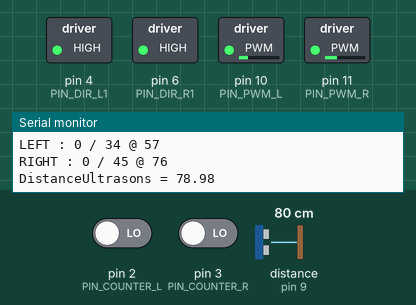
This sketch was run on a simulated Arduino Uno, built with avr-gcc and run on an emulated ATmega328P. Shown: switched loads named in the sketch (green lamp = pin HIGH), the last lines printed to the serial monitor. Wiring (inferred from the names in the program): ultrasonic range finder: trigger pin 8; echo pin 9. The inputs (shaded band) are chosen by the test bench; at power-on: distance to the obstacle (sensor on pin 9) 80 cm, pin 2 (PIN_COUNTER_L) LOW, pin 3 (PIN_COUNTER_R) LOW. The echo pulse lasts 58.3 µs per cm; pins used as bus, display or sensor lines are not drawn.

Above: at 1.2 s.
1.3 s: distance to the obstacle (sensor on pin 9) set to 17 cm
2.8 s: distance to the obstacle (sensor on pin 9) set to 14 cm
At 4.5 s:
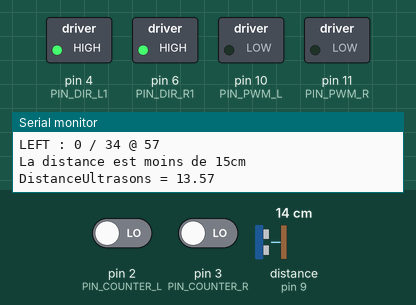
9.3 s: distance to the obstacle (sensor on pin 9) set to 18 cm
At 10.1 s:
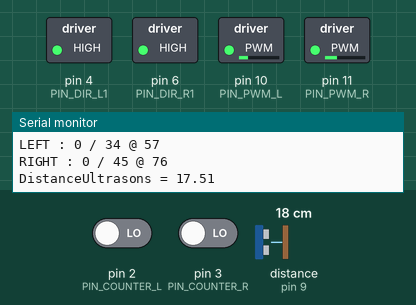
Timing chart, 0 to 12.2 s (numbered marks = the images above; inputs shaded):
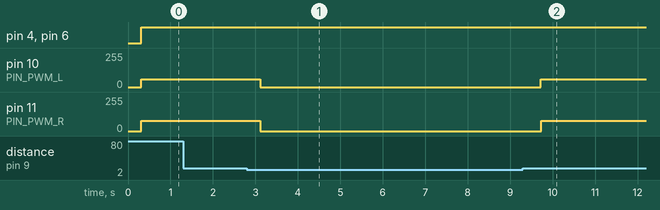

The sketch:

Communications.ino
```cpp
// Configuration
#define BUFFER_SIZE 32
#define I2C_ADDRESS 8

// Debug
#define DEBUG
#ifdef DEBUG
 #define DEBUG_PRINT(x)  Serial.print (x)
 #define DEBUG_PRINTLN(x)  Serial.println (x)
#else
 #define DEBUG_PRINT(x)
#endif

#include <Wire.h>

// Variables globales
char buffer_receive[BUFFER_SIZE];
char buffer_send[BUFFER_SIZE];
int sofar;

void Communications_setup() {
  #ifdef DEBUG
    Serial.begin(9600);
    while (!Serial);
    Serial.println("Debug started");
  #endif

  Wire.begin(I2C_ADDRESS);
  Wire.onRequest(wireSendEvent);
  Wire.onReceive(wireReceiveEvent);
}

float parseNumber(char code,float fallback) {
  char *ptr=buffer_receive;
  while(ptr && *ptr && ptr<buffer_receive+sofar) {
    if(*ptr==code) {
      return atof(ptr+1);
    }
    ptr=strchr(ptr,' ')+1;
  }
  return fallback;
}

bool parsePresent(char code) {
  char *ptr=buffer_receive;
  while(ptr && *ptr && ptr<buffer_receive+sofar) {
    if(*ptr==code) {
      return 1;
    }
    ptr=strchr(ptr,' ')+1;
  }
  return 0;
}

void processCommand() {
  long cmd;

  // Commandes F
  cmd = parseNumber('F',-1);
  switch(cmd) {
    case  1: { // F1 : se déplacer
      // Ex : F1 R999999.99 L999999.99 S999
      doMove(parseNumber('R', 0), parseNumber('L', 0), parseNumber('S', 0));
      break;
      }
    default:  break;
  }

  // Commandes Q
  cmd = parseNumber('Q',-1);
  switch(cmd) {
    case 1: { // Q1 : Demande de position
      getPosition(parsePresent('R'), parsePresent('L'));
      break;
    }
    case 2: { // Q2 : Demande d'information des capteurs
      getSensors(parsePresent('A'), parsePresent('B'), parsePresent('C'), parsePresent('D'));
      break;
    }
    default:  break;
  }
}

void getPosition(bool R, bool L) {
  DEBUG_PRINT("You asked for position ");
  if(R) DEBUG_PRINT("right ");
  if(L) DEBUG_PRINT("left ");
  DEBUG_PRINTLN();

  wireSend("Q1 R42 L42");
}

void getSensors(bool A, bool B, bool C, bool D) {
  DEBUG_PRINT("You asked for sensors ");
  if(A) DEBUG_PRINT("A ");
  if(B) DEBUG_PRINT("B ");
  if(C) DEBUG_PRINT("C ");
  if(D) DEBUG_PRINT("D ");
  DEBUG_PRINTLN();

  wireSend("Q2 A1 C3");
}

void wireReceiveEvent(int howMany) {
  DEBUG_PRINT("Receiving on I2C : ");
  char c;
  if(Wire.available() > 0) {
    while(Wire.available() > 0) {
      c = Wire.read();
      if(sofar<127) buffer_receive[sofar++] = c;
      if(c=='\n') {
        buffer_receive[sofar]=0;
        DEBUG_PRINTLN(buffer_receive);
        processCommand();
        sofar = 0;
      }
    }
  }
}

void wireSend(char* str) {
  strncpy(buffer_send, str, 32);
  strncat(buffer_send, "\n", 32);
}

void wireSendEvent() {
  Wire.write(buffer_send);
}
```

Moteurs-Communication.ino
```cpp
void setup() {
  Communications_setup();
  Moteurs_setup();

  doMove(20.0, 15.0, 30); // 2 distances en cm et la vitesse de 0-255
}

void loop() {
  Moteurs_loop();
}
```

Moteurs.ino
```cpp
// Définition des pins Arduino
#define PIN_DIR_L1 4 // Sélecteur de direction 1 du moteur L
#define PIN_PWM_L 10 // PWM pour régler la vitesse du moteur L
#define PIN_DIR_R1 6 // Sélecteur de direction 1 du moteur R
#define PIN_PWM_R 11 // PWM pour régler la vitesse du moteur R
#define PIN_COUNTER_L 2 // Roue codeuse du moteur L
#define PIN_COUNTER_R 3 // Roue codeuse du moteur R
#define PIN_ULTRASONS_TRIG 8 // Capteur ultrasons
#define PIN_ULTRASONS_ECHO 9 // Capteur ultrasons

// Autres constantes
#define CM_TO_COUNT_RATIO 0.44 // Nombre de centimètres par compte des roues codeuses
#define FORWARD 1
#define BACKWARD 0
#define SPEEDSOUND 340 // Vitesse du son en m/s
// Variables globales
long comptL = 0;
long comptR = 0;
bool lastComptL = LOW;
bool lastComptR = LOW;
long comptTargetL = 0;
long comptTargetR = 0;

int directionL = FORWARD;
int directionR = FORWARD;
int speedL;
int speedR ;


float distUS;

// Moteurs_setup doit être appelé dans le setup() de l'Arduino pour configurer le module moteurs
void Moteurs_setup() {
  pinMode(PIN_DIR_L1, OUTPUT);
  pinMode(PIN_PWM_L, OUTPUT);

  pinMode(PIN_DIR_R1, OUTPUT);
  pinMode(PIN_PWM_R, OUTPUT);

  pinMode(PIN_COUNTER_L, INPUT);
  pinMode(PIN_COUNTER_R, INPUT);

  pinMode(PIN_ULTRASONS_TRIG,OUTPUT);
  pinMode(PIN_ULTRASONS_ECHO, INPUT);

}

// Moteurs_loop doit être appelé dans le loop() de l'Arduino pour gérer le module moteurs
void Moteurs_loop() {
  roueCodeuse();
  motorManagement();
  ultrasons();
}

// regulateMotors se charge de réguler la vitesse des moteurs pour atteindre l'objectif de distance fixé
void motorManagement() {
  DEBUG_PRINT("LEFT : ");
  DEBUG_PRINT(comptL);
  DEBUG_PRINT(" / ");
  DEBUG_PRINT(comptTargetL);
  DEBUG_PRINT(" @ ");
  DEBUG_PRINTLN(speedL);
  if (distUS > 15){

  //analogWrite(PIN_PWM_L, speedMotorManagementL);


  if(comptTargetL > comptL) {
    if(directionL == FORWARD) {
      digitalWrite(PIN_DIR_L1, 1);
       analogWrite(PIN_PWM_L, speedL);
    } else {
      digitalWrite(PIN_DIR_L1, 0);
      analogWrite(PIN_PWM_L, speedL);
    }
    } else {
      analogWrite(PIN_PWM_L, 0);
      Serial.println("distance atteinte L ");
  }


  DEBUG_PRINT("RIGHT : ");
  DEBUG_PRINT(comptR);
  DEBUG_PRINT(" / ");
  DEBUG_PRINT(comptTargetR);
  DEBUG_PRINT(" @ ");
  DEBUG_PRINTLN(speedR);

  //analogWrite(PIN_PWM_R, speedMotorManagementR);
  if(comptTargetR > comptR) {
    if(directionR == FORWARD) {
      analogWrite(PIN_PWM_R, speedR);
      digitalWrite(PIN_DIR_R1, 1);
    } else {
      digitalWrite(PIN_DIR_R1, 0);
      analogWrite(PIN_PWM_R, speedR);
    }
  } else {
     analogWrite(PIN_PWM_R, 0);
     Serial.println("distance atteinte R ");
  }
  }
 else {
     Serial.println("La distance est moins de 15cm ");
   analogWrite(PIN_PWM_L, 0);
   analogWrite(PIN_PWM_R, 0);
  }
}

// updateCodingWheels met à jour comptL et comptR si les roues codeuses respectives ont tourné
void roueCodeuse() {
  // Compter uniquement si la mesure est différente de la dernière
  if (digitalRead(PIN_COUNTER_L) != lastComptL) {
    comptL += 1;
    lastComptL = !lastComptL;
    Serial.println("je compte le gauche");
  }

  if (digitalRead(PIN_COUNTER_R) != lastComptR) {
    comptR += 1;
    lastComptR = !lastComptR;
    Serial.println("je compte le droit");
  }
}

// Fonction recevant l'ordre de se déplacer. right et left en cm (positif = en avant, négatif = en arrière). speed en pourcents (0 à 100)
void doMove(float right, float left, float speed) {
  float absRight = abs(right);
  float absLeft = abs(left);

  // On ajoute le nombre de count des roues codeuses au target
  comptTargetR += absRight/CM_TO_COUNT_RATIO;
  comptTargetL += absLeft/CM_TO_COUNT_RATIO;

  // On chosit la bonne direction pour chaque roue
  if(right<0) {
    directionR = BACKWARD;
  } else {
    directionR = FORWARD;
  }
  if(left<0) {
    directionL = BACKWARD;
  } else {
    directionL = FORWARD;
  }

  // Adaptation basique de la vitesse
  if(absRight>absLeft) {
    speedR = 2.55*speed;
    speedL = 2.55*speed/(absRight/absLeft);
  } else {
    speedL = 2.55*speed;
    speedR = 2.55*speed/(absLeft/absRight);
  }
  Serial.print("la vitesse du debug est de ");
  Serial.println(speedL);
}
//Fonction calculant la distance entre un objet et le robot pour ainsi arrêter le robot en urgence avant la percution.
void ultrasons()
{
  digitalWrite(PIN_ULTRASONS_TRIG, HIGH);

  // délais de 10 µs
  delayMicroseconds (10);
  digitalWrite(PIN_ULTRASONS_TRIG, LOW);

  // Calcul de la durée de l'état haut sur la broche ECHO
  unsigned long duration = pulseIn(PIN_ULTRASONS_ECHO, HIGH);

  //Calcul de la distance
  duration = duration/2;
  float temps = duration/10000.0;
  distUS = temps*SPEEDSOUND; //en cm
  Serial.print("DistanceUltrasons = ");
  Serial.println(distUS); //affiche la distance mesurée (en mètres)
  delay(250);
}
```

Measured:
- the behaviour switches between 16 and 15 cm on distance to the obstacle (sensor on pin 9) (found by bisection; images 0 and 1)
- after the input at 2.8 s, pin 10 (PIN_PWM_L): 57/255 → 0/255 after 0.31 s; pin 11 (PIN_PWM_R): 76/255 → 0/255 after 0.31 s
- after the input at 9.3 s, pin 10 (PIN_PWM_L): 0/255 → 57/255 after 0.43 s; pin 11 (PIN_PWM_R): 0/255 → 76/255 after 0.43 s
